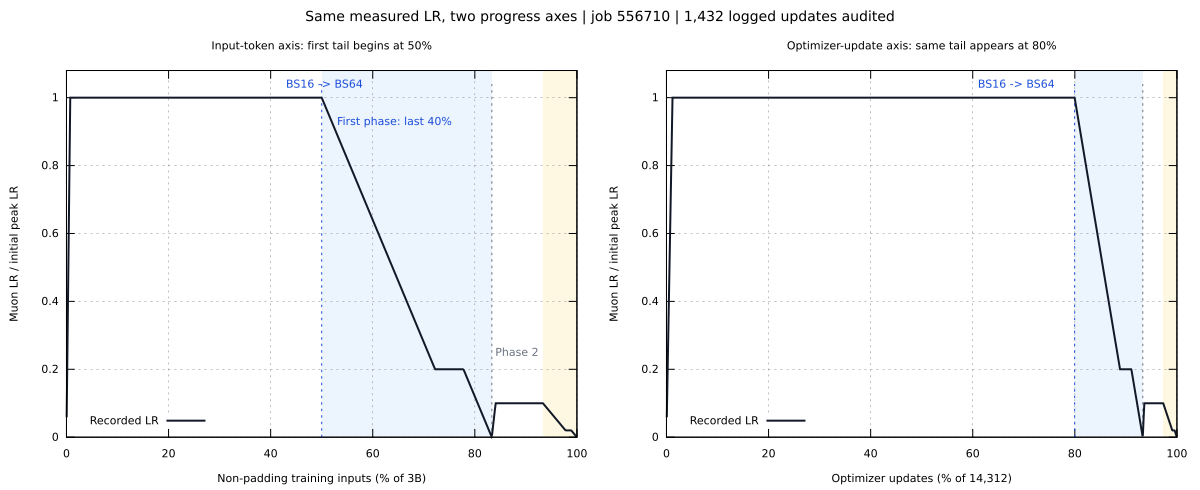

Write the gnuplot code that produced this figure.
set terminal svg size 1200,490 dynamic enhanced font 'DejaVu Sans,11'
set output 'experiments/raw3b-bs64-wsd40-20261016/audit/compare-axes.svg'
set multiplot layout 1,2 title 'Same measured LR, two progress axes | job 556710 | 1,432 logged updates audited' font ',14'
set xrange [0:100]
set yrange [0:1.08]
set grid xtics ytics
set ylabel 'Muon LR / initial peak LR'
set key bottom left
set xtics 20
set ytics .2
set title 'Input-token axis: first tail begins at 50%'
set xlabel 'Non-padding training inputs (% of 3B)'
set object 1 rect from 49.9978155,0 to 83.3326052,1.08 behind fc rgb '#dbeafe' fs solid .5 noborder
set object 2 rect from 93.3374110,0 to 100,1.08 behind fc rgb '#fef3c7' fs solid .5 noborder
set arrow 1 from 49.9978155,0 to 49.9978155,1.04 nohead lc rgb '#1d4ed8' dt 2
set arrow 2 from 83.3326052,0 to 83.3326052,1.04 nohead lc rgb '#6b7280' dt 2
set label 1 'First phase: last 40%' at 53,.93 tc rgb '#1d4ed8'
set label 2 'BS16 -> BS64' at 43,1.04 tc rgb '#1d4ed8'
set label 3 'Phase 2' at 84,.25 tc rgb '#6b7280'
plot 'experiments/raw3b-bs64-wsd40-20261016/audit/actual-lr.tsv' using 1:3 with lines lw 2 lc rgb '#111827' title 'Recorded LR'
unset object 1
unset object 2
unset arrow 1
unset arrow 2
unset label 1
unset label 2
unset label 3
set title 'Optimizer-update axis: same tail appears at 80%'
set xlabel 'Optimizer updates (% of 14,312)'
set object 1 rect from 79.9608720,0 to 93.3133035,1.08 behind fc rgb '#dbeafe' fs solid .5 noborder
set object 2 rect from 97.3169368,0 to 100,1.08 behind fc rgb '#fef3c7' fs solid .5 noborder
set arrow 1 from 79.9608720,0 to 79.9608720,1.04 nohead lc rgb '#1d4ed8' dt 2
set arrow 2 from 93.3133035,0 to 93.3133035,1.04 nohead lc rgb '#6b7280' dt 2
set label 1 'BS16 -> BS64' at 61,1.04 tc rgb '#1d4ed8'
plot 'experiments/raw3b-bs64-wsd40-20261016/audit/actual-lr.tsv' using 2:3 with lines lw 2 lc rgb '#111827' title 'Recorded LR'
unset multiplot
